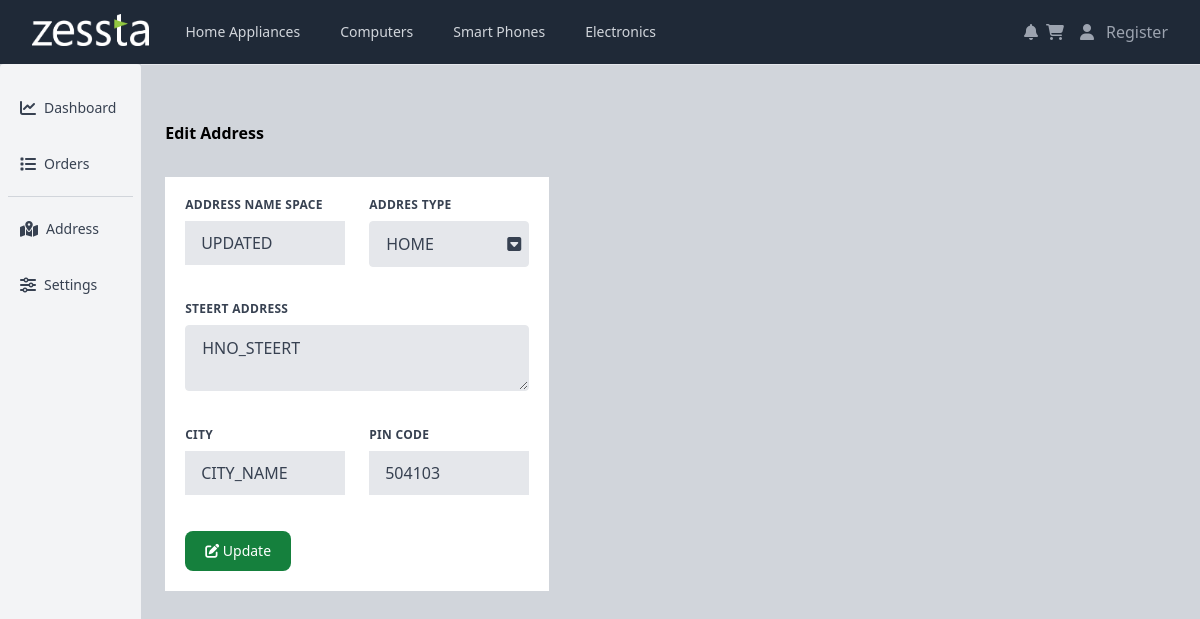
/customer/edit_address/140 (signed in), run on the app's committed database.
### seller/models.py (models this page shows, shortened)
class ProductCategory(models.Model):
    category_id = models.BigAutoField(primary_key=True)
    category_name = models.CharField(max_length=50)
    category_products = models.ManyToManyField(
        "seller.Product", verbose_name="listOfProd", blank=True, null=True
    )

### customer/models.py (models this page shows, shortened)
class Address(models.Model):
    ADDRESS_TYPE_CHOOSE = (
        (
            "HOME",
            "HOME TYPE [ ALL_DAY_DELIVERY ]",
        ),
        (
            "OFFICE",
            "COMMERICAL [ DELIVERY_ON_WORKING_DAYS_9AM_-_10PM ]",
        ),
    )
    customer_address_id = models.BigAutoField(primary_key=True)
    customeraddress_space_name = models.CharField(max_length=50)
    customer_address_hno_street = models.CharField(max_length=150)
    customer_address_city = models.CharField(max_length=30)
    customer_address_type = models.CharField(
        choices=ADDRESS_TYPE_CHOOSE, default="HOME", max_length=150
    )
    customer_address_pin_code = models.CharField(max_length=6)
    customerID = models.ForeignKey(
        "Customer", verbose_name="CustomerID", on_delete=models.CASCADE, null=True
    )
    def get_address_space_name(self):
        return self.customeraddress_space_name

### customer/logged_pages.py (the view)
    def decorated(request, *args, **kwargs):
        if 'useremail' not in request.session:
            return HttpResponseRedirect('/customer/login')
        return func(request, *args, **kwargs)

### customer/logged_pages.py (called while the page is built, shortened)
def cat_list():
    return ProductCategory.objects.prefetch_related("category_products")

def check_login(func):
    def decorated(request, *args, **kwargs):
        if 'useremail' not in request.session:
            return HttpResponseRedirect('/customer/login')
        return func(request, *args, **kwargs)
    return decorated

@check_login
def edit_address(request, id):
    get_address = Address.objects.filter(
        customerID=get_user(request), customer_address_id=id)
    return render(
        request,
        "customer/logged_pages/edit_address.html",
        {"navCat": cat_list(), 'customer_address': get_address.first()}
    )

def get_user(request):
    return Customer.objects.get(customer_email=request.session['useremail'])

### templates/customer/logged_pages/edit_address.html (shortened to what this page needs)
{% extends 'customer/base.html'%}
{% block BODYBLOCK %}
{% include 'customer/logged_pages/sidebar.html' %}
<div class="w-full h-screen overflow-x-hidden border-t flex flex-col">
    <main class="w-full flex-grow p-6 ">
        <div class="mt-8 mb-8">
            <strong>Edit Address</strong>
        </div>
        <div class="bg-white p-5 max-w-sm  ">
            <form class="max-w-sm " action ="" method = "POST">
                <div class="flex flex-wrap -mx-3 mb-6 ">
                    <div class="w-full md:w-1/2 px-3 mb-6 md:mb-0">
                        <label class="block uppercase tracking-wide text-gray-700 text-xs font-bold mb-2"
                            for="grid-first-name">
                            Address Name Space
                        </label>
                        <input
                            class="appearance-none block w-full bg-gray-200 text-gray-700 py-3 px-4 mb-3 leading-tight focus:outline-none focus:bg-white"
                            id="get_address_space_name" name="get_address_space_name" type="text"
                            placeholder="{{customer_address.get_address_space_name}}"
                            value="{{customer_address.get_address_space_name}}">
                    </div>
                    <div class="w-full md:w-1/2 px-3">
                        <label class="block uppercase tracking-wide text-gray-700 text-xs font-bold mb-2"
                            for="customer_address_type">
                            Addres Type
                        </label>
                        <div class="relative">
                            <select
                                class="block appearance-none w-full bg-gray-200 border border-gray-200 text-gray-700 py-3 px-4 pr-8 rounded leading-tight focus:outline-none focus:bg-white focus:border-gray-500"
                                id="customer_address_type" name="customer_address_type">
                                <option {% if customer_address.customer_address_type == "HOME" %} selected {% endif %}
                                    value="HOME">
                                    HOME</option>
                            </select>
                            <div
                                class="pointer-events-none absolute inset-y-0 right-0 flex items-center px-2 text-gray-700">
                            </div>
                        </div>
                    </div>
                </div>
                <div class="flex flex-wrap -mx-3 mb-6">
                    <div class="w-full px-3">
                        <label class="block uppercase tracking-wide text-gray-700 text-xs font-bold mb-2"
                            for="customer_address_hno_street">
                            Steert Address
                        </label>
                        <textarea
                            class="appearance-none block w-full bg-gray-200 text-gray-700 border border-gray-200 rounded py-3 px-4 mb-3 leading-tight focus:outline-none focus:bg-white focus:border-gray-500"
                            id="customer_address_hno_street" name="customer_address_hno_street">{{customer_address.customer_address_hno_street}} </textarea>
                    </div>
                </div>
                <div class="flex flex-wrap -mx-3 mb-6 ">
                    <div class="w-full md:w-1/2 px-3 mb-6 md:mb-0">
                        <label class="block uppercase tracking-wide text-gray-700 text-xs font-bold mb-2"
                            for="customer_address_city">
                            City </label>
                        <input
                            class="appearance-none block w-full bg-gray-200 text-gray-700 py-3 px-4 mb-3 leading-tight focus:outline-none focus:bg-white"
                            name="customer_address_city" type="text" placeholder="{{customer_address.customer_address_city}}"
                            value="{{customer_address.customer_address_city}}">
                    </div>
                    <div class="w-full md:w-1/2 px-3">
                        <label class="block uppercase tracking-wide text-gray-700 text-xs font-bold mb-2"
                            for="customer_address_pin_code">
                            PIN Code
                        </label>
                        <input
                            class="appearance-none block w-full bg-gray-200 text-gray-700 py-3 px-4 mb-3 leading-tight focus:outline-none focus:bg-white"
                            name="customer_address_pin_code" type="text"
                            placeholder="{{customer_address.customer_address_pin_code}}"
                            value="{{customer_address.customer_address_pin_code}}">
                    </div>
                </div>
                <button type="submit"
                    class="text-white bg-green-700 hover:bg-green-800 focus:ring-4 focus:outline-none focus:ring-green-300 font-medium rounded-lg text-sm px-5 py-2.5 text-center dark:bg-green-600 dark:hover:bg-green-700 dark:focus:ring-green-800"><i class="fa-solid fa-pen-to-square"></i> Update</button>
            </form>
        </div>
    </main>
</div>
</div>
{% endblock %}

### templates/customer/base.html (shortened to what this page needs)
<!DOCTYPE html>
<html lang="en">
  <head>
    <link
      rel="stylesheet"
      href="https://cdnjs.cloudflare.com/ajax/libs/font-awesome/6.5.1/css/all.min.css"
    />
    {% load static %}
    <link rel="stylesheet" href="{% static 'style/style.css' %}" />
    <script src="https://cdn.tailwindcss.com"></script>
  </head>
  <body>
    <nav class="bg-gray-800">
      <div class="mx-auto max-w-7xl px-2 sm:px-6 lg:px-8">
        <div class="relative flex h-16 items-center justify-between">
          <div
            class="flex flex-1 items-center justify-center sm:items-stretch sm:justify-start"
          >
            <a href="/customer">
              <div class="flex flex-shrink-0 items-center">
                <img
                  class="h-8 w-auto"
                  src="{% static 'img/logo.png' %}"
                  alt="Zessta eCommerce"
                />
              </div>
            </a>
            <div class="hidden sm:ml-6 sm:block">
              <div class="flex space-x-4">
                {% for i in navCat %}
                <a
                  href="/customer/view_cat/{{ i.category_id }}"
                  class="text-gray-300 hover:bg-gray-700 hover:text-white rounded-md px-3 py-2 text-sm font-medium"
                  >{{ i.category_name }}</a
                >
                {% endfor %}
              </div>
            </div>
          </div>
          <div
            class="absolute inset-y-0 right-0 flex items-center pr-2 sm:static sm:inset-auto sm:ml-6 sm:pr-0"
          >
            <button
              type="button"
              class="relative bg-gray-800 p-1 text-gray-400 hover:text-white"
            >
              <span class="absolute -inset-1.5"></span>
              <i class="fa-solid fa-bell"></i>
            </button>
            <a href="/customer/get_bag">
              <button
                type="button"
                class="relative bg-gray-800 p-1 text-gray-400 hover:text-white"
              >
                <span class="absolute -inset-1.5"></span>
                <i class="fa-solid fa-cart-shopping"></i>
              </button>
            </a>
            <div class="relative ml-3">
              <div>
                <a href="/customer/dashboard">
                  <button
                    type="button"
                    class="relative flex rounded-full bg-gray-800 text-gray-400 hover:text-white"
                    id="user-menu-button"
                    aria-expanded="true"
                    aria-haspopup="true"
                  >
                    <span class="absolute -inset-1.5"></span>
                    <i class="fa-solid fa-user"></i>
                  </button>
                </a>
              </div>
            </div>
            <div class="relative ml-3">
              <div>
                <a href="/customer/register">
                  <button
                    type="button"
                    class="relative flex rounded-full bg-gray-800 text-gray-400 hover:text-white"
                    id="user-menu-button"
                    aria-expanded="true"
                    aria-haspopup="true"
                  >
                    <span class="absolute -inset-1.5"></span>
                    Register
                  </button>
                </a>
              </div>
            </div>
          </div>
        </div>
      </div>
    </nav>
    {% block BODYBLOCK %} {% endblock %}
  </body>
</html>

### data on the page
ProductCategory: category_name "Home Appliances"
ProductCategory: category_name "Computers"
ProductCategory: category_name "Smart Phones"
ProductCategory: category_name "Electronics"
Address: get_address_space_name "UPDATED", customer_address_type "HOME", customer_address_hno_street "HNO_STEERT", customer_address_city "CITY_NAME", customer_address_pin_code "504103"
